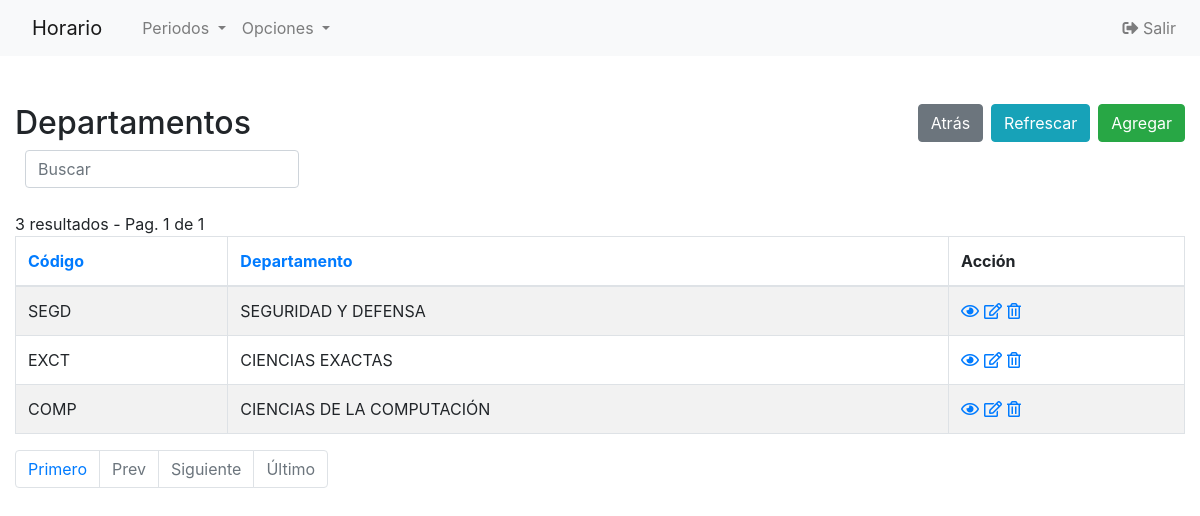
/Codigo/php/departamentos-index.php (signed in), run on the app's committed database.
### tables this page shows
CREATE TABLE `departamentos` (
  `ID_departamento` int(11) NOT NULL,
  `codigo` varchar(10) DEFAULT NULL,
  `nombre` varchar(100) DEFAULT NULL
);

### Codigo/php/config.php (called while the page is built, shortened)
<?php
$no_of_records_per_page = 10;
?>

### Codigo/php/departamentos-index.php (the view, shortened to what this page needs)
<!DOCTYPE html>
<html lang="en">
<head>
    <link rel="stylesheet" href="https://stackpath.bootstrapcdn.com/bootstrap/4.5.0/css/bootstrap.min.css">
</head>
<?php require_once('navbar.php'); ?>
<body>
    <section class="pt-5">
        <div class="container-fluid">
            <div class="row">
                <div class="col-md-12">
                    <div class="page-header clearfix">
                        <h2 class="float-left">Departamentos</h2>
                        <a href="departamentos-create.php" class="btn btn-success float-right">Agregar</a>
                        <a href="departamentos-index.php" class="btn btn-info float-right mr-2">Refrescar</a>
                        <a href="index1.php" class="btn btn-secondary float-right mr-2">Atrás</a>
                    </div>
                    <div class="form-row">
                        <form action="departamentos-index.php" method="get">
                        <div class="col">
                          <input type="text" class="form-control" placeholder="Buscar" name="search">
                        </div>
                    </div>
                    <br>
                    <?php
                    require_once "config.php";
                    $domain   = $_SERVER['HTTP_HOST'];
                    $script   = $_SERVER['SCRIPT_NAME'];
                    $parameters   = $_GET ? $_SERVER['QUERY_STRING'] : "" ;
                    $protocol=($_SERVER['HTTPS'] == "on" ? "https" : "http");
                    $currenturl = $protocol . '://' . $domain. $script . '?' . $parameters;
                    if (isset($_GET['pageno'])) {
                        $pageno = $_GET['pageno'];
                    } else {
                        $pageno = 1;
                    }
                    $offset = ($pageno-1) * $no_of_records_per_page;
                    $total_pages_sql = "SELECT COUNT(*) FROM departamentos";
                    $result = mysqli_query($link,$total_pages_sql);
                    $total_rows = mysqli_fetch_array($result)[0];
                    $total_pages = ceil($total_rows / $no_of_records_per_page);
                    $order = 'ID_departamento';
                    $sortBy = array('asc', 'desc'); $sort = 'desc';
                    $sql = "SELECT * FROM departamentos ORDER BY $order $sort LIMIT $offset, $no_of_records_per_page";
                    $count_pages = "SELECT * FROM departamentos";
                    if(!empty($_GET['search'])) {
                        $search = ($_GET['search']);
                        $sql = "SELECT * FROM departamentos
                            WHERE CONCAT_WS (codigo,nombre)
                            LIKE '%$search%'
                            ORDER BY $order $sort
                            LIMIT $offset, $no_of_records_per_page";
                        $count_pages = "SELECT * FROM departamentos
                            WHERE CONCAT_WS (codigo,nombre)
                            LIKE '%$search%'
                            ORDER BY $order $sort";
                    }
                    else {
                        $search = "";
                    }
                    if($result = mysqli_query($link, $sql)){
                        if(mysqli_num_rows($result) > 0){
                            if ($result_count = mysqli_query($link, $count_pages)) {
                               $total_pages = ceil(mysqli_num_rows($result_count) / $no_of_records_per_page);
                           }
                            $number_of_results = mysqli_num_rows($result_count);
                            echo " " . $number_of_results . " resultados - Pag. " . $pageno . " de " . $total_pages;
                            echo "<table class='table table-bordered table-striped'>";
                                echo "<thead>";
                                    echo "<tr>";
                                        echo "<th><a href=?search=$search&sort=&order=codigo&sort=$sort>Código</th>";
										echo "<th><a href=?search=$search&sort=&order=nombre&sort=$sort>Departamento</th>";
                                        echo "<th>Acción</th>";
                                    echo "</tr>";
                                echo "</thead>";
                                echo "<tbody>";
                                while($row = mysqli_fetch_array($result)){
                                    echo "<tr>";
                                    echo "<td>" . htmlspecialchars($row['codigo']) . "</td>";echo "<td>" . htmlspecialchars($row['nombre']) . "</td>";
                                        echo "<td>";
                                            echo "<a href='departamentos-read.php?ID_departamento=". $row['ID_departamento'] ."' title='View Record' data-toggle='tooltip'><i class='far fa-eye'></i></a>";
                                            echo "<a href='departamentos-update.php?ID_departamento=". $row['ID_departamento'] ."' title='Update Record' data-toggle='tooltip'><i class='far fa-edit'></i></a>";
                                            echo "<a href='departamentos-delete.php?ID_departamento=". $row['ID_departamento'] ."' title='Delete Record' data-toggle='tooltip'><i class='far fa-trash-alt'></i></a>";
                                        echo "</td>";
                                    echo "</tr>";
                                }
                                echo "</tbody>";
                            echo "</table>";
?>
                                <ul class="pagination" align-right>
                                <?php
                                    $new_url = preg_replace('/&?pageno=[^&]*/', '', $currenturl);
                                 ?>
                                    <li class="page-item"><a class="page-link" href="<?php echo $new_url .'&pageno=1' ?>">Primero</a></li>
                                    <li class="page-item <?php if($pageno <= 1){ echo 'disabled'; } ?>">
                                        <a class="page-link" href="<?php if($pageno <= 1){ echo '#'; } else { echo $new_url ."&pageno=".($pageno - 1); } ?>">Prev</a>
                                    </li>
                                    <li class="page-item <?php if($pageno >= $total_pages){ echo 'disabled'; } ?>">
                                        <a class="page-link" href="<?php if($pageno >= $total_pages){ echo '#'; } else { echo $new_url . "&pageno=".($pageno + 1); } ?>">Siguiente</a>
                                    </li>
                                    <li class="page-item <?php if($pageno >= $total_pages){ echo 'disabled'; } ?>">
                                        <a class="page-item"><a class="page-link" href="<?php echo $new_url .'&pageno=' . $total_pages; ?>">Último</a>
                                    </li>
                                </ul>
<?php
                        } else{
                            echo "<p class='lead'><em>No records were found.</em></p>";
                        }
                    } else{
                        echo "ERROR: Could not able to execute $sql. " . mysqli_error($link);
                    }
                    ?>
                </div>
            </div>
        </div>
    </section>
</body>
</html>

### Codigo/php/departamentos-index.php (style rules this page uses)
.page-header h2 { margin-top: 0; }
table tr td:last-child a { margin-right: 5px; }
body { font-size: 14px; }

### data on the page
departamentos: codigo "SEGD", nombre "SEGURIDAD Y DEFENSA"
departamentos: codigo "EXCT", nombre "CIENCIAS EXACTAS"
departamentos: codigo "COMP", nombre "CIENCIAS DE LA COMPUTACIÓN"

### other printed values
$number_of_results "3"
$pageno "1"
$total_pages "1"
